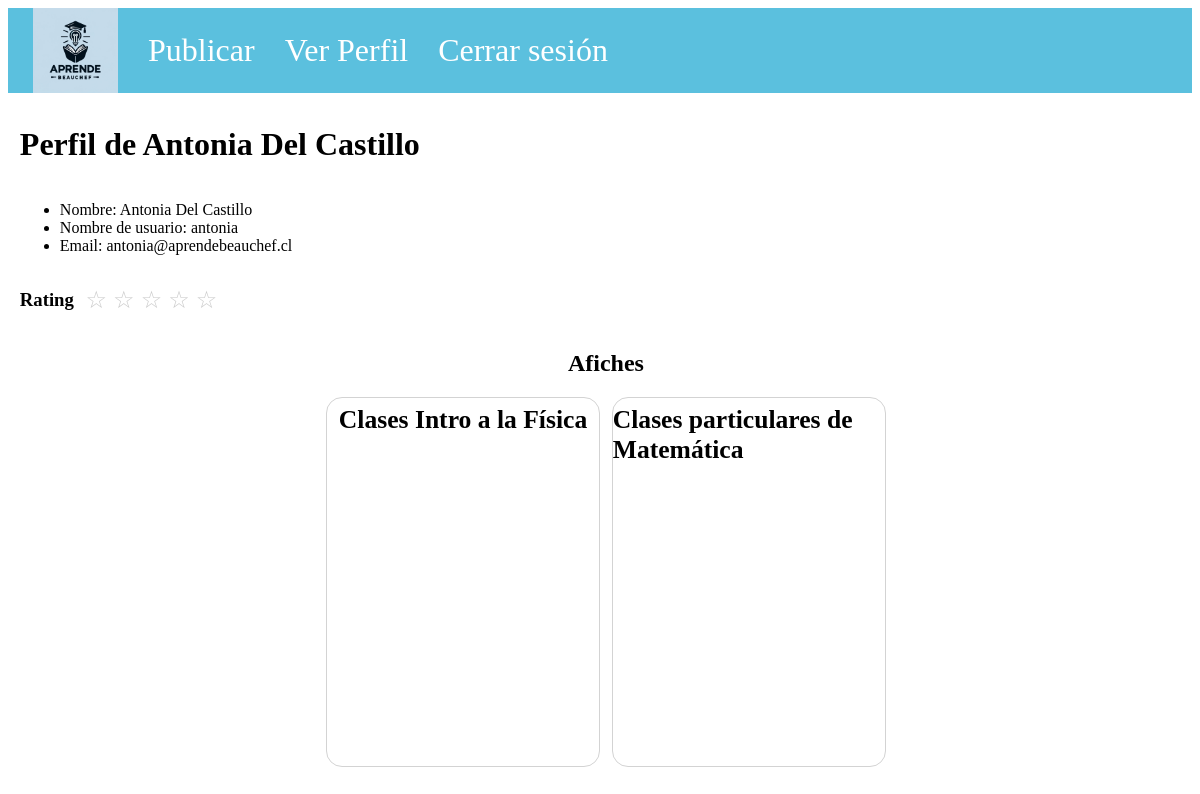
Page /profile/antonia/ on the earlier database version.
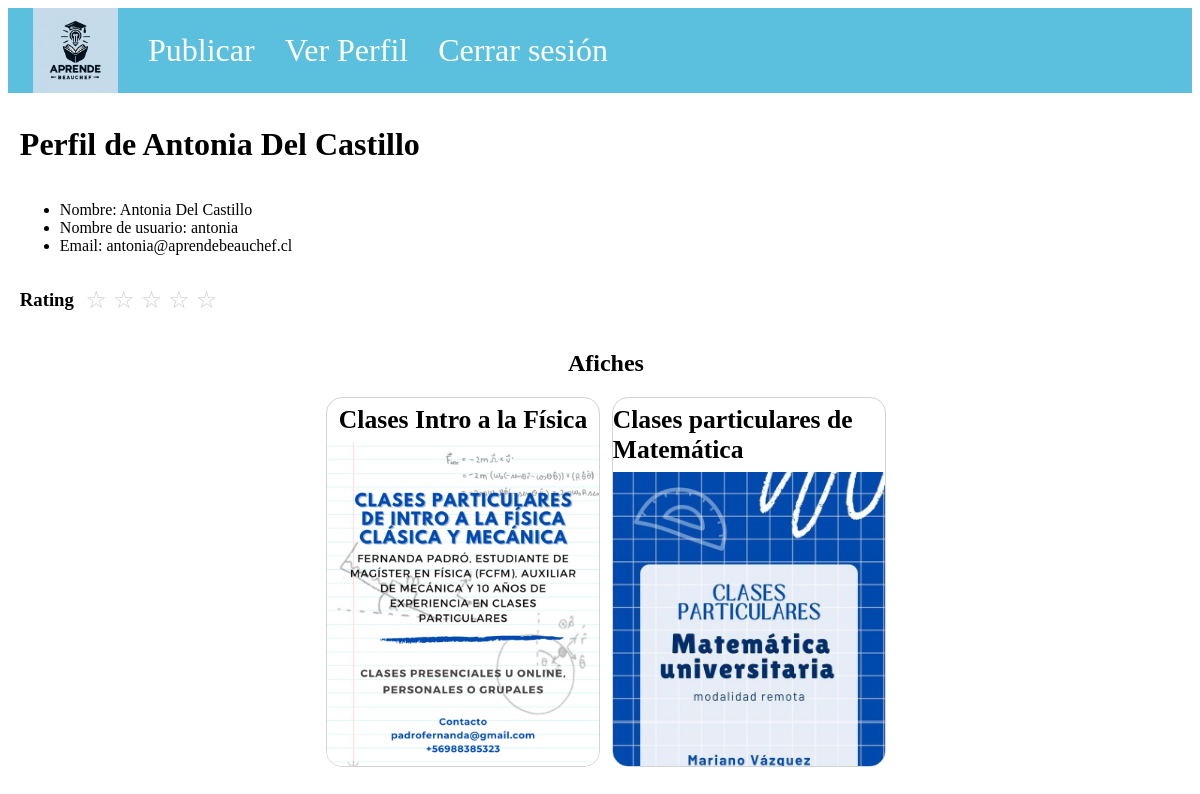
Same page on the later database version.
### baseapp/models.py (models this page shows)
class Usuario(AbstractUser):
    name = models.TextField(blank=True, null=True)

class Afiche(models.Model):
    url = models.FileField(upload_to='uploads/', editable=True)
    descripcion = models.CharField(max_length=200, blank=True)
    nombre = models.CharField(max_length=200)
    precio = models.IntegerField(default=0, editable=True)

### baseapp/views.py (the view)
# urls.py: path("profile/<str:tutorUsername>/", views.profile_view, name="profile"),
def profile_view(request, tutorUsername):
    user=request.user
    if user.username != tutorUsername:
        try:
            user = Usuario.objects.get(username=tutorUsername)
        except Usuario.DoesNotExist:
            print("Usuario does not exist")  # Debug line
            return HttpResponse("Usuario no existe")
    try:
        tutor = Tutor.objects.get(usuario=user)
        publicaciones = Publica.objects.filter(dicta__tutor=tutor).select_related('afiche')
        afiches = [publicacion.afiche for publicacion in publicaciones]
    except Tutor.DoesNotExist:
        tutor = None
        afiches = None
    return render(request, "profile.html", {'user': user, 'afiches': afiches, 'requesting_user': request.user})

### baseapp/static/templates/profile.html (shortened to what this page needs)
{%extends 'base_navbar.html'%}
{%block stylesheets%}
<link rel="stylesheet" type="text/css" href="/static/css/profile.css">
{%endblock%}
{%block content%}
<div class="profile-content">
    <div class="user-tittle">
        <h1 class="user-profile">Perfil de {{user.name}}</h1>
    </div>
    <div class="user-info">
        <ul>
            <li id="nombre">Nombre: {{user.name}}</li>
            <li id="username">Nombre de usuario: {{user.username}}</li>
            <li id="email">Email: {{user.email}}</li>
        </ul>
    </div>
    {%if afiches is not None%}
    <div class="rating-content">
        <h3 class="afiches"> Rating</h3>
        <div class="rating">
            <span class="star empty"></span>
            <span class="star empty"></span>
            <span class="star empty"></span>
            <span class="star empty"></span>
            <span class="star empty"></span>
        </div>
    </div>
    <h2 class="afiches"> Afiches </h2>
    <div class="afiches">
        {%for poster in afiches%}
        <article>
            <div class="container-titulo">
                <h2>{{poster.nombre}}</h2>
            </div>
            <div class="container-afiche">
                <img src="{{poster.url.url}}" alt="{{afiche.nombre}}">
            </div>
        </article>
        {%endfor%}
    </div>
    {%endif%}
</div>
{%endblock%}

### baseapp/static/templates/base_navbar.html (shortened to what this page needs)
<!DOCTYPE html>
<html lang="en">
<head>
    {% load static %}
    <link rel="stylesheet" type="text/css" href="{% static 'css/navbar.css' %}">
    {% block stylesheets %}
    {% endblock %}
</head>
<body>
    <nav id="nav-id" class="nav">
        <ul>
            <li id="logo"><a href="/"><img src="/static/images/logo_aprende_beauchef.webp" alt="logo"></a></li>
            {% if user.is_authenticated %}
            <li id="publicar"><a href="/publicar">Publicar</a></li>
            <li id="perfil"><a href="{% url 'profile' tutorUsername=user.username %}">Ver Perfil</a></li>
            <li id="cerrar"><a href="/logout">Cerrar sesión</a></li>
            {% else %}
            <li id="publicar"><a href="/register">Publicar</a></li>
            <li id="registrar"><a href="/register">Registrate</a></li>
            <li id="ingresar"><a href="/login">Ingresar</a></li>
            {% endif %}
        </ul>
    </nav>
    {% block content %}
    {% endblock %}
</body>
</html>

### baseapp/static/css/navbar.css (style rules this page uses)
.nav { background-color: #5bc0de; margin: 0%; display: flex; align-items: center; justify-content: space-between; padding: 0 10px; }
.nav ul { list-style: none; display: flex; align-items: center; padding: 0; margin: 0; width: 100%; }
.nav li { display: flex; align-items: center; padding: 0 15px; }
.nav a { color: #fff; text-decoration: none; font-size: 200%; display: flex; align-items: center; height: 100%; }
#logo img { width: 85px; height: 85px; }

### baseapp/static/css/profile.css (style rules this page uses)
.rating { font-size: 24px; color: #ccc; }
.star { display: inline-block; }
.empty::before { content: '☆'; }
.user-tittle { display: flex; align-items: center; }
.user-profile { margin-right: 2%; }
.profile-content { display: flex; flex-direction: column; margin-top: 1%; margin-left: 1%; }
.rating-content { display: flex; align-items: center; gap: 1%; }
.container-afiche { width: 100%; }
.afiches { display: flex; justify-content: center; gap: 1%; flex-wrap: wrap; align-content: stretch; }
.afiches article { width: 17rem; height: 23rem; cursor: pointer; position: relative; display: block; transition: all 0.4s ease-in-out; overflow: hidden; border-radius: 1rem; border: 1px solid lightgray; margin-bottom: 1%; }
.container-titulo { display: flex; align-items: center; justify-content: center; }
.afiches article h2 { margin: auto; margin-top: 7px; margin-bottom: 7px; font-size: 1.6rem; color: var(--secondary); transition: color 0.3s ease-out; }
.afiches article img { max-width: 100%; transform-origin: center; transition: transform 0.4s ease-in-out; overflow: hidden; }

Differences in the rows shown:
changed Afiche "Clases Intro a la Física": url: picture added
changed Afiche "Clases particulares de Matemática": url: picture added
